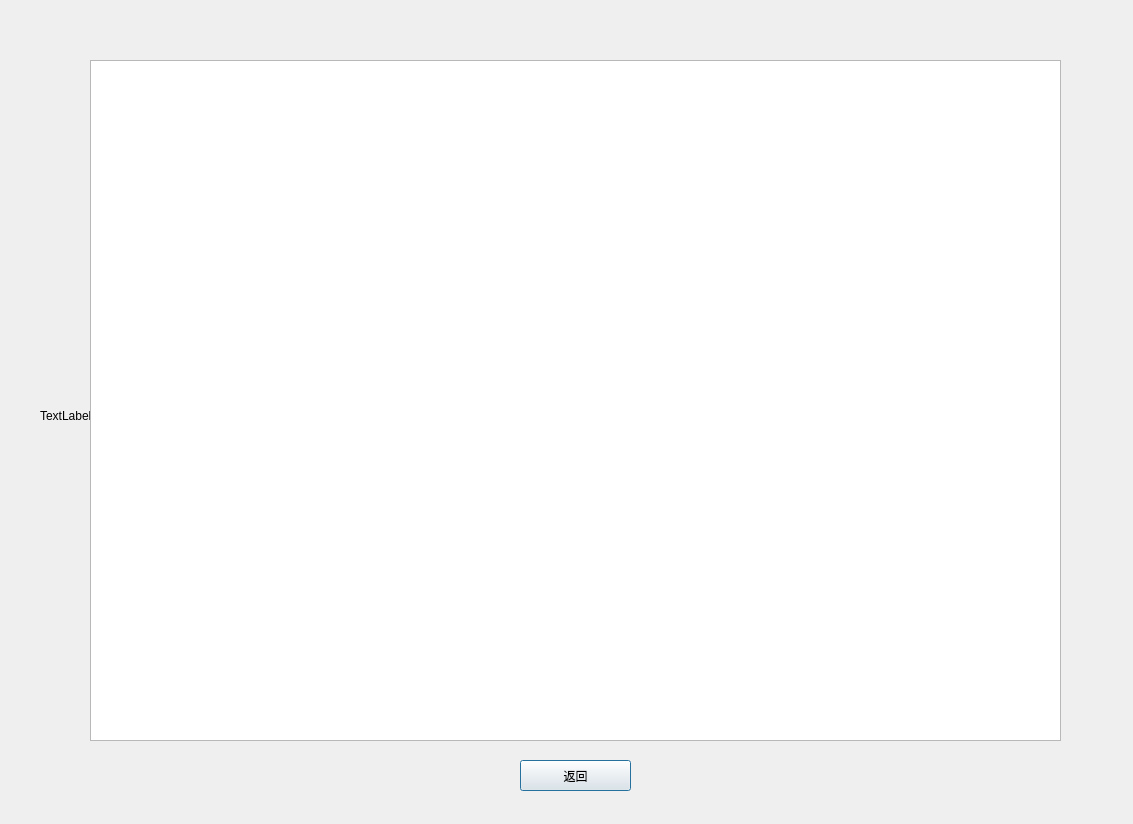
<?xml version="1.0" encoding="UTF-8"?>
<ui version="4.0">
 <class>Dialog</class>
 <widget class="QDialog" name="Dialog">
  <property name="geometry">
   <rect>
    <x>0</x>
    <y>0</y>
    <width>1133</width>
    <height>824</height>
   </rect>
  </property>
  <property name="windowTitle">
   <string>Dialog</string>
  </property>
  <widget class="QLabel" name="label_2">
   <property name="geometry">
    <rect>
     <x>40</x>
     <y>40</y>
     <width>1061</width>
     <height>751</height>
    </rect>
   </property>
   <property name="text">
    <string>TextLabel</string>
   </property>
  </widget>
  <widget class="QTableWidget" name="tableWidget">
   <property name="enabled">
    <bool>true</bool>
   </property>
   <property name="geometry">
    <rect>
     <x>90</x>
     <y>60</y>
     <width>971</width>
     <height>681</height>
    </rect>
   </property>
  </widget>
  <widget class="QPushButton" name="pushButton">
   <property name="geometry">
    <rect>
     <x>520</x>
     <y>760</y>
     <width>111</width>
     <height>31</height>
    </rect>
   </property>
   <property name="text">
    <string>返回</string>
   </property>
  </widget>
 </widget>
 <resources/>
 <connections/>
</ui>
